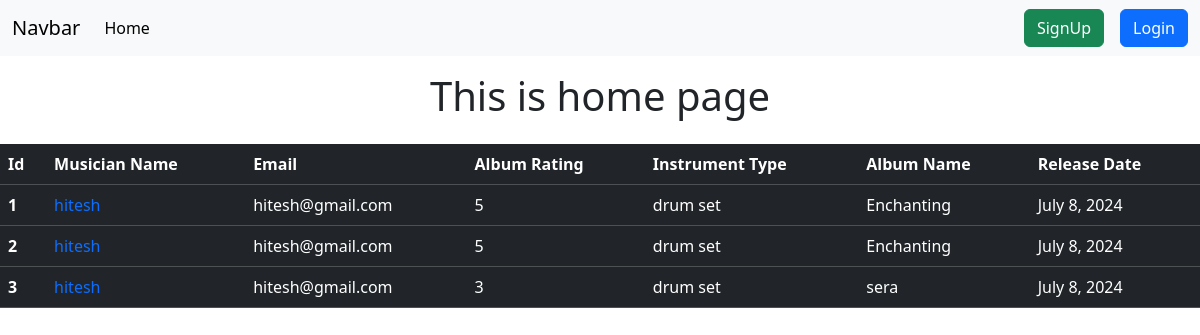
The page / on the database its author committed.
### album/models.py (models this page shows, shortened)
class Album(models.Model):
    Album_name = models.CharField(max_length=100)
    musician = models.ForeignKey(Musician, on_delete=models.CASCADE)
    Release_date = models.DateField(auto_now_add=True)
    Ratings = models.CharField(max_length=50,choices=rating)

### musician/models.py (models this page shows)
class Musician(models.Model):
    First_name = models.CharField(max_length=100)
    last_name = models.CharField(max_length=100)
    Email = models.EmailField()
    Phone_number = models.CharField(max_length=11)
    Instrument_type = models.CharField(max_length=100,choices=MUSIC_INSTRUMENTS)
    def __str__(self) -> str:
        return self.First_name

### Musicians/views.py (the view)
# urls.py: path('', views.home, name = 'home'),
def home(request):
    data = Album.objects.all()
    return render(request,'home.html',{'data':data})

### templates/home.html (shortened to what this page needs)
{% extends "base.html" %}
{% block content %}
<h1 class='text-center mt-3 mb-4' >This is home page</h1>
<div>
  {% if data %}
  <table class="table table-dark">
    <thead>
      <tr>
        <th scope="col">Id</th>
        <th scope="col">Musician Name</th>
        <th scope="col">Email</th>
        <th scope="col">Album Rating</th>
        <th scope="col">Instrument Type</th>
        <th scope="col">Album Name</th>
        <th scope="col">Release Date</th>
      </tr>
    </thead>
    <tbody>
      {% for music in data%}
      <tr>
        <th>{{music.id}}</th>
        <td> <a class='text-decoration-none' href="#">{{music.musician}}</a> </td>
        <td>{{music.musician.Email}}</td>
        <td>{{music.Ratings}}</td>
        <td>{{music.musician.Instrument_type}}</td>
        <td>{{music.Album_name}}</td>
        <td>{{music.Release_date}}</td>
      </tr>
      {% endfor %}
    </tbody>
  </table>
  {% else %}
    <h2 class='py-3 text-center'>There is no Album Exist</h2>
  {% endif %}
</div>
{% endblock  %}

### templates/base.html (shortened to what this page needs)
<!doctype html>
<html lang="en">
  <head>
    <link href="https://cdn.jsdelivr.net/npm/bootstrap@5.3.3/dist/css/bootstrap.min.css" rel="stylesheet">
  </head>
  <body>
    <nav class="navbar navbar-expand-lg bg-body-tertiary">
        <div class="container-fluid">
          <a class="navbar-brand" href="#">Navbar</a>
          <div class="collapse navbar-collapse" id="navbarSupportedContent">
            <ul class="navbar-nav me-auto mb-2 mb-lg-0">
              <li class="nav-item">
                <a class="nav-link active" aria-current="page" href="{% url 'home' %}">Home</a>
              </li>
            </ul>
            <div>
              <div class='d-flex'>
              {% if request.user.is_authenticated %}
              <form action="{% url 'logout' %}" method='post'>
                {% csrf_token %}
                <button class='btn btn-danger'>Logout</button>
              </form>
              {% else %}
              <button class='btn btn-success'><a class="nav-link" href="{% url 'register' %}">SignUp</a></button>
              <button class='btn btn-primary ms-3'><a class="nav-link" href="{% url 'login' %}">Login</a></button>
              {% endif %}
              </div>
            </div>
          </div>
        </div>
      </nav>
      {% block content %}{% endblock  %}
  </body>
</html>

### rows shown on the page
Album: id "1", musician "hitesh", musician.Email "hitesh@gmail.com", Ratings "5", musician.Instrument_type "drum set", Album_name "Enchanting", Release_date "July 8, 2024"
Album: id "2", musician "hitesh", musician.Email "hitesh@gmail.com", Ratings "5", musician.Instrument_type "drum set", Album_name "Enchanting", Release_date "July 8, 2024"
Album: id "3", musician "hitesh", musician.Email "hitesh@gmail.com", Ratings "3", musician.Instrument_type "drum set", Album_name "sera", Release_date "July 8, 2024"
